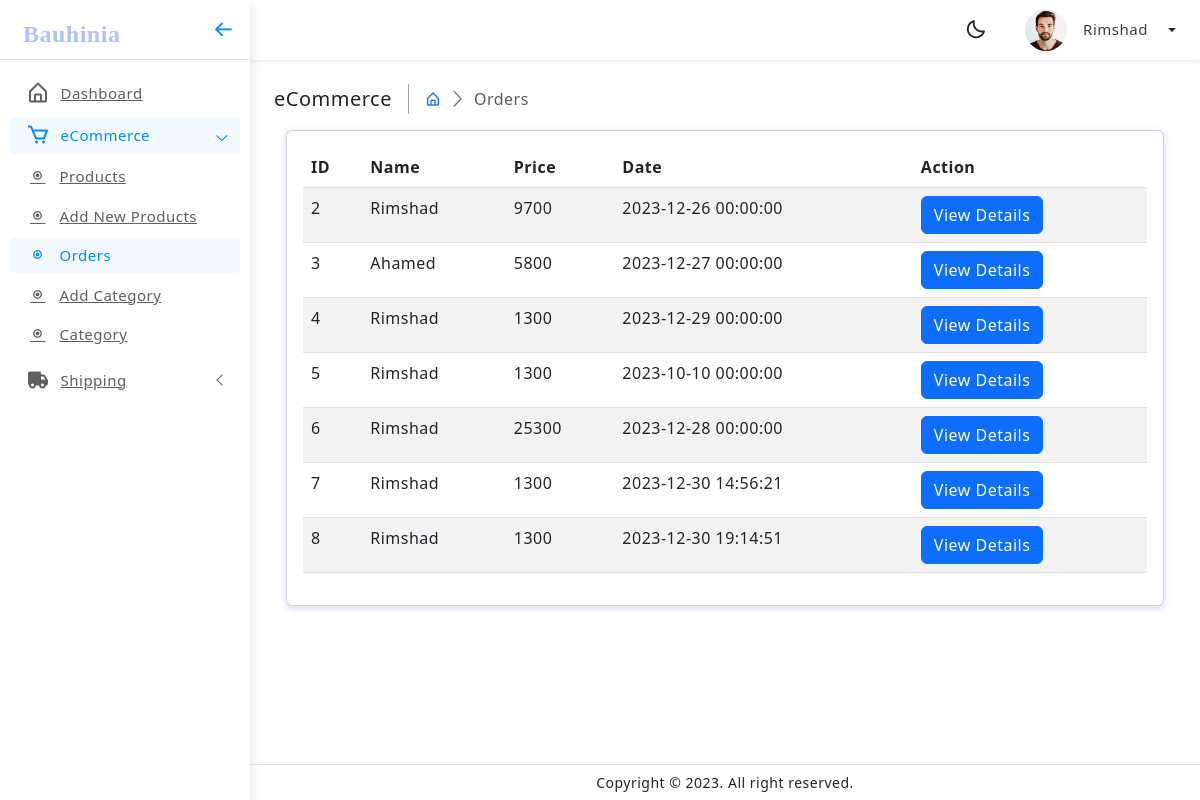
The page /Admin/ecommerce-orders.php (signed in) on the database its author committed.
### tables this page shows
CREATE TABLE `orders` (
  `id` int(11) NOT NULL,
  `user_id` int(11) NOT NULL,
  `name` varchar(191) NOT NULL,
  `email` varchar(191) NOT NULL,
  `contact` varchar(191) NOT NULL,
  `payment_mode` varchar(191) NOT NULL,
  `payment_id` varchar(191) DEFAULT NULL,
  `postal_code` int(20) NOT NULL,
  `address` mediumtext NOT NULL,
  `price` int(100) NOT NULL,
  `status` tinyint(4) NOT NULL DEFAULT 0,
  `comment` varchar(255) DEFAULT NULL,
  `Date` datetime DEFAULT current_timestamp()
);

### Functions/myfunctions.php (called while the page is built, shortened)
<?php
include ('../config/dbcon.php');
function getAllOrders()
{
    global $con;
    $query = "SELECT * FROM orders WHERE status = '0'";
    return $query_run = mysqli_query($con, $query);
}
?>

### Admin/ecommerce-orders.php (the view, shortened to what this page needs)
<!doctype html>
<html lang="en">
<head>
	<link href="assets/plugins/simplebar/css/simplebar.css" rel="stylesheet" />
	<link href="assets/plugins/perfect-scrollbar/css/perfect-scrollbar.css" rel="stylesheet" />
	<link href="assets/plugins/metismenu/css/metisMenu.min.css" rel="stylesheet" />
	<link href="assets/css/pace.min.css" rel="stylesheet" />
	<link href="assets/css/bootstrap.min.css" rel="stylesheet">
	<link href="assets/css/bootstrap-extended.css" rel="stylesheet">
	<link href="assets/css/app.css" rel="stylesheet">
	<link href="assets/css/icons.css" rel="stylesheet">
	<link rel="stylesheet" href="//cdn.jsdelivr.net/npm/alertifyjs@1.13.1/build/css/themes/bootstrap.min.css" />
	<link rel="stylesheet" href="//cdn.jsdelivr.net/npm/alertifyjs@1.13.1/build/css/alertify.min.css" />
	<link rel="stylesheet" href="assets/css/dark-theme.css" />
	<link rel="stylesheet" href="assets/css/semi-dark.css" />
	<link rel="stylesheet" href="assets/css/header-colors.css" />
</head>
<body>
	<div class="wrapper">
		<div class="sidebar-wrapper" data-simplebar="true">
			<div class="sidebar-header">
				<div>
					<a href="index.php" class="fw-bold mt-2 fs-4 nav-link" style="font-family: 'Dancing Script', cursive; color: #AFC2FF;"><i class="bi bi-slack me-2"></i>Bauhinia</a>
				</div>
				<div class="toggle-icon ms-auto"><i class='bx bx-arrow-back'></i>
				</div>
			</div>
			<ul class="metismenu" id="menu">
				<li>
					<a href="dashboard.php">
						<div class="parent-icon"><i class='bx bx-home-alt'></i>
						</div>
						<div class="menu-title">Dashboard</div>
					</a>
				</li>
				<li>
					<a href="javascript:;" class="has-arrow">
						<div class="parent-icon"><i class='bx bx-cart'></i>
						</div>
						<div class="menu-title">eCommerce</div>
					</a>
					<ul>
						<li> <a href="ecommerce-products.php"><i class='bx bx-radio-circle-marked'></i></i>Products</a>
						</li>
						<li> <a href="ecommerce-add-new-products.php"><i class='bx bx-radio-circle-marked'></i></i>Add
								New Products</a>
						</li>
						<li> <a href="ecommerce-orders.php"><i class='bx bx-radio-circle-marked'></i></i>Orders</a>
						</li>
						<li> <a href="add_category.php"><i class='bx bx-radio-circle-marked'></i></i>Add Category</a>
						</li>
						<li> <a href="category.php"><i class='bx bx-radio-circle-marked'></i></i>Category</a>
						</li>
					</ul>
				</li>
				<li>
					<a href="javascript:;" class="has-arrow">
						<div class="parent-icon"><i class='bx bxs-truck'></i></i>
						</div>
						<div class="menu-title">Shipping</div>
					</a>
				</li>
			</ul>
		</div>
		<header>
			<div class="topbar d-flex align-items-center">
				<nav class="navbar navbar-expand gap-3">
					<div class="top-menu ms-auto">
						<ul class="navbar-nav align-items-center gap-1">
							<li class="nav-item dark-mode d-none d-sm-flex">
								<a class="nav-link dark-mode-icon" href="javascript:;"><i class='bx bx-moon'></i>
								</a>
							</li>
						</ul>
					</div>
					<a class="d-flex align-items-center nav-link dropdown-toggle gap-3 dropdown-toggle-nocaret" href="#" role="button" data-bs-toggle="dropdown" aria-expanded="false">
						<img src="assets/images/avatars/avatar-1.png" class="user-img" alt="user avatar">
						<div class="user-info">
							<p class="user-name mb-0">
								<?php echo $_SESSION['name']; ?>
							</p>
						</div>
					</a>
				</nav>
			</div>
		</header>
		<div class="page-wrapper">
			<div class="page-content">
				<div class="page-breadcrumb d-none d-sm-flex align-items-center mb-3">
					<div class="breadcrumb-title pe-3">eCommerce</div>
					<div class="ps-3">
						<nav aria-label="breadcrumb">
							<ol class="breadcrumb mb-0 p-0">
								<li class="breadcrumb-item"><a href="javascript:;"><i class="bx bx-home-alt"></i></a>
								</li>
								<li class="breadcrumb-item active" aria-current="page">Orders</li>
							</ol>
						</nav>
					</div>
				</div>
				<div class="container">
					<div class="row">
						<div class="col-md-12">
							<div class="card">
								<div class="card-body" id="category_table">
									<table class="table table-striped">
										<thead>
											<tr>
												<th>ID</th>
												<th>Name</th>
												<th>Price</th>
												<th>Date</th>
												<th>Action</th>
											</tr>
										</thead>
										<tbody>
											<?php
											$orders = getAllOrders();
											if (mysqli_num_rows($orders) > 0) {
												foreach ($orders as $items) {
											?>
													<tr>
														<td><?= $items['id']; ?></td>
														<td><?= $items['name']; ?></td>
														<td><?= $items['price']; ?></td>
														<td><?= $items['Date']; ?></td>
														<td>
															<a href="view-order.php?n= <?= $items['name']; ?>" class="btn btn-primary">View Details</a>
														</td>
													</tr>
												<?php
												}
											} else {
												?>
												<tr>
													<td colspan="5"> No orders yet</td>
												</tr>
											<?php
											}
											?>
										</tbody>
									</table>
								</div>
							</div>
						</div>
					</div>
				</div>
			</div>
		</div>
		<footer class="page-footer">
			<p class="mb-0">Copyright © 2023. All right reserved.</p>
		</footer>
	</div>
</body>
</html>

### Admin/assets/css/app.css (style rules this page uses)
body { font-size: 14px; color: #4c5258; letter-spacing: .5px; background: #f4f4f4; overflow-x: hidden; font-family: Roboto, sans-serif }
a { text-decoration: none }
.wrapper { width: 100%; position: relative }
.sidebar-wrapper { width: 250px; height: 100%; position: fixed; top: 0; bottom: 0; left: 0; background: #fff; border-right: 0 solid #e4e4e4; z-index: 11; box-shadow: 0 .3rem .8rem rgba(0, 0, 0, .12); transition: all .2s ease-out }
.sidebar-header { width: 250px; height: 60px; display: flex; align-items: center; position: fixed; top: 0; bottom: 0; padding: 0 15px; z-index: 5; background: #fff; background-clip: padding-box; border-bottom: 1px solid #e4e4e4 }
.toggle-icon { font-size: 22px; cursor: pointer; color: #008cff }
.topbar { position: fixed; top: 0; left: 250px; right: 0; height: 60px; background: #fff; border-bottom: 1px solid rgb(228 228 228 / 0%); z-index: 10; -webkit-box-shadow: 0 .125rem .25rem rgba(0, 0, 0, .075); box-shadow: 0 .125rem .25rem rgba(0, 0, 0, .075); }
.topbar .navbar { width: 100%; height: 60px; padding-left: 1.5rem; padding-right: 1.5rem; }
.page-wrapper { height: 100%; margin-top: 60px; margin-bottom: 30px; margin-left: 250px }
.page-content { padding: 1.5rem 1.5rem 0.7rem 1.5rem }
.page-footer { background: #fff; left: 250px; right: 0; bottom: 0; position: fixed; text-align: center; padding: 7px; font-size: 14px; border-top: 1px solid #e4e4e4; z-index: 3 }
.sidebar-wrapper ul { padding: 0; margin: 0; list-style: none; background: 0 0 }
.sidebar-wrapper .metismenu { background: 0 0; display: -webkit-box; display: -ms-flexbox; display: flex; padding: 10px; margin-top: 60px; -webkit-box-orient: vertical; -webkit-box-direction: normal; -ms-flex-direction: column; flex-direction: column }
.sidebar-wrapper .metismenu li+li { margin-top: 5px }
.sidebar-wrapper .metismenu li:first-child { margin-top: 5px }
.sidebar-wrapper .metismenu li:last-child { margin-bottom: 5px }
.sidebar-wrapper .metismenu>li { display: -webkit-box; display: -ms-flexbox; display: flex; -webkit-box-orient: vertical; -webkit-box-direction: normal; -ms-flex-direction: column; flex-direction: column; position: relative }
.sidebar-wrapper .metismenu a { position: relative; display: flex; align-items: center; justify-content: left; padding: 6px 16px; font-size: 15px; color: #5f5f5f; outline-width: 0; text-overflow: ellipsis; overflow: hidden; letter-spacing: .5px; border-radius: 0.25rem; transition: all .3s ease-out }
.sidebar-wrapper .metismenu a .parent-icon { font-size: 24px; line-height: 1 }
.sidebar-wrapper .metismenu a .menu-title { margin-left: 10px }
.sidebar-wrapper .metismenu ul a { padding: 6px 15px 6px 20px; font-size: 15px; border: 0 }
.sidebar-wrapper .metismenu ul a i { margin-right: 14px; }
.sidebar-wrapper .metismenu ul { background: #fff }
.sidebar-wrapper .metismenu .mm-active>a, .sidebar-wrapper .metismenu a:active, .sidebar-wrapper .metismenu a:focus, .sidebar-wrapper .metismenu a:hover { color: #008cff; text-decoration: none; background-color: rgb(0 140 255 / 5%); }
.metismenu .has-arrow:after { position: absolute; content: ""; width: .5em; height: .5em; border-style: solid; border-width: 1.2px 0 0 1.2px; border-color: initial; right: 15px; transform: rotate(-45deg) translateY(-50%); transform-origin: top; top: 50%; transition: all .3s ease-out }
.breadcrumb-title { font-size: 20px; border-right: 1.5px solid #aaa4a4 }
.page-breadcrumb .breadcrumb li.breadcrumb-item { font-size: 16px }
.page-breadcrumb .breadcrumb-item+.breadcrumb-item::before { display: inline-block; padding-right: .5rem; color: #6c757d; font-family: LineIcons; content: "\ea5c" }
.topbar .navbar .navbar-nav .nav-item { display: flex; align-items: center; justify-content: center; width: auto; height: 60px; }
.topbar .navbar .navbar-nav .nav-link { color: #212529; font-size: 22px; border-radius: 50%; display: flex; align-items: center; justify-content: center; width: 42px; height: 42px; transition: 0.3s cubic-bezier(0.075, 0.82, 0.165, 1); }
.dropdown-toggle-nocaret:after { display: none }
.user-img { width: 42px; height: 42px; border-radius: 50%; border: 0 solid #e5e5e5; padding: 0; }
.user-info .user-name { font-size: 15px; font-weight: 500; color: #413c3c }

### rows shown on the page
orders: id "2", name "Rimshad", price "9700", Date "2023-12-26 00:00:00"
orders: id "3", name "Ahamed", price "5800", Date "2023-12-27 00:00:00"
orders: id "4", name "Rimshad", price "1300", Date "2023-12-29 00:00:00"
orders: id "5", name "Rimshad", price "1300", Date "2023-10-10 00:00:00"
orders: id "6", name "Rimshad", price "25300", Date "2023-12-28 00:00:00"
orders: id "7", name "Rimshad", price "1300", Date "2023-12-30 14:56:21"
orders: id "8", name "Rimshad", price "1300", Date "2023-12-30 19:14:51"

### other values the page prints
$_SESSION['name'] "Rimshad"
